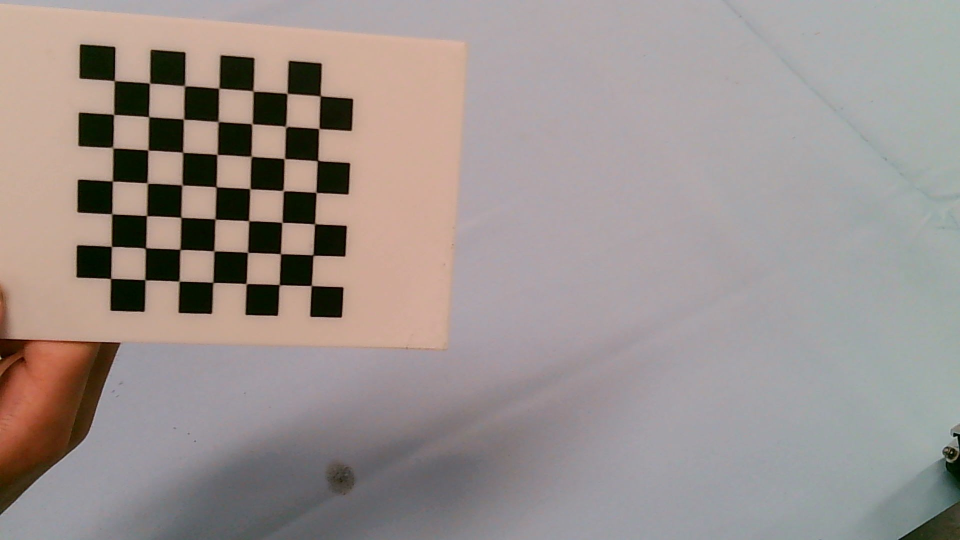
#> input picture calibration_images/WIN_20240901_13_20_03_Pro.jpg, 1920 x 1080 px (shown at 1/2 size); its folder holds 4 pictures in this run
$ python camera_calibration.py
#> lines starting #> are read from the running program, lines starting #| are printed output that depends on the picture; after the words box and inside, x2 and y2 are one past the last pixel; in counts of white or black regions, pixels touching at a corner belong together
import numpy as np
import cv2
import glob
import time

workingdir = "/USTC/RoboGame/cv"
savedir = "cam_data/"

criteria = (cv2.TERM_CRITERIA_EPS + cv2.TERM_CRITERIA_MAX_ITER, 30, 0.001)

objp = np.zeros((7 * 7, 3), np.float32)
objp[ :, :2] = np.mgrid[0:7, 0:7].T.reshape(-1, 2)*10

objpoints = []
imgpoints = []
images = glob.glob("calibration_images/*.jpg")

win_name="Verify"
cv2.namedWindow(win_name, cv2.WND_PROP_FULLSCREEN)
cv2.setWindowProperty(win_name,cv2.WND_PROP_FULLSCREEN,cv2.WINDOW_FULLSCREEN)

for fname in images:
    img = cv2.imread(fname)
#> img is the input picture: shape (1080, 1920, 3); mean B, G, R 142.5, 145.8, 155.5
    print(fname)
    gray_img = cv2.cvtColor(img, cv2.COLOR_BGR2GRAY)
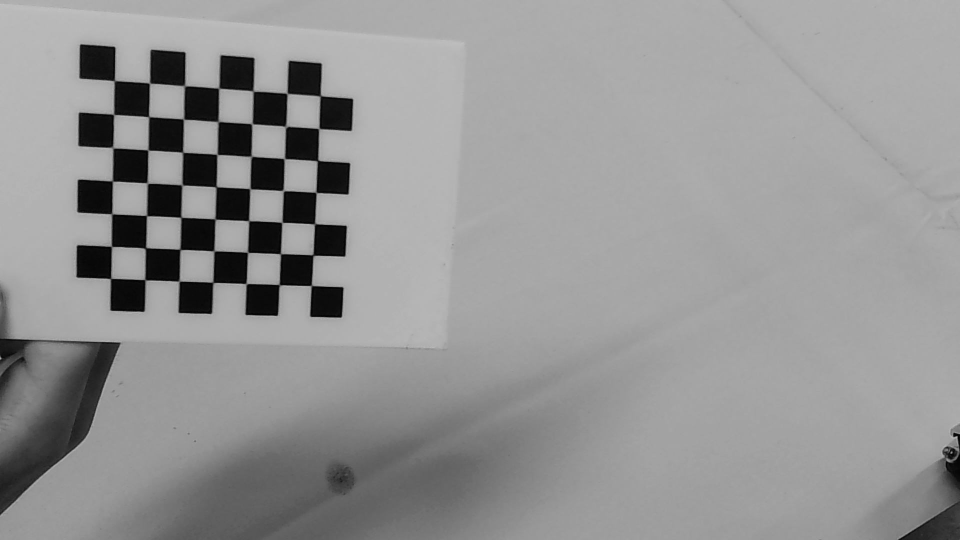
#> gray_img: shape (1080, 1920) (shown at 1/2 size); min 0, max 197, mean 148.4

    ret, corners = cv2.findChessboardCorners(gray_img, (7, 7), None)
#> ret = True; corners = 49 rows, first 8: [229.5, 161], [299, 166], [368.5, 172.5], [437.5, 175.5], [506.5, 181], [574.1, 186.6], [640.5, 191.5], [228, 228.5]
    if ret:
        objpoints.append(objp)
        corners2 = cv2.cornerSubPix(gray_img, corners, (11, 11), (-1, -1), criteria)
#> corners2 = 49 rows, first 8: [228.8, 161.9], [299.3, 166.7], [369.4, 172.2], [437.7, 176.9], [506.5, 182.8], [574.6, 187.3], [641.2, 192.1], [227.6, 229.3]
        imgpoints.append(corners2)

        cv2.drawChessboardCorners(img, (7, 7), corners2, ret)
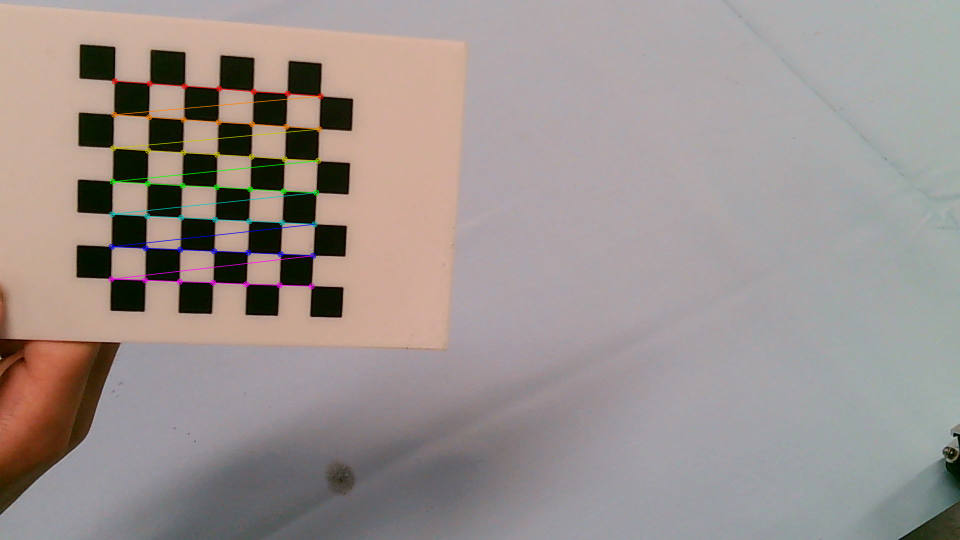
#> img: shape (1080, 1920, 3) (shown at 1/2 size); 0.96% of pixels changed, all inside (x1, y1, x2, y2) = (216, 156, 648, 579)
        cv2.imshow(win_name, img)
        cv2.waitKey(500)
#> pass 2 of the loop `for fname in images:`:
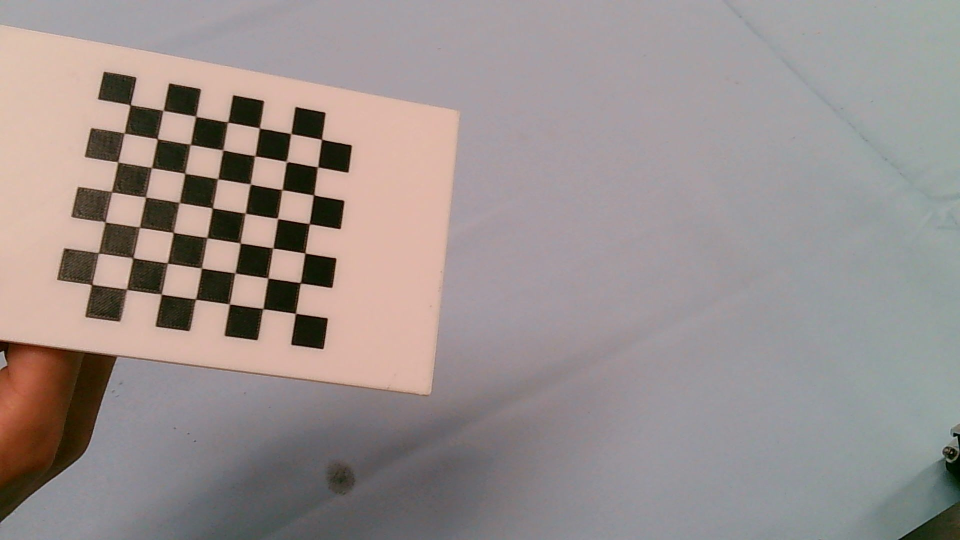
#> input picture calibration_images/WIN_20240901_13_20_05_Pro.jpg, 1920 x 1080 px (shown at 1/2 size)
#> img is the input picture: shape (1080, 1920, 3); mean B, G, R 141.9, 144.1, 153.8
#> `gray_img = cv2.cvtColor(img, cv2.COLOR_BGR2GRAY)`:
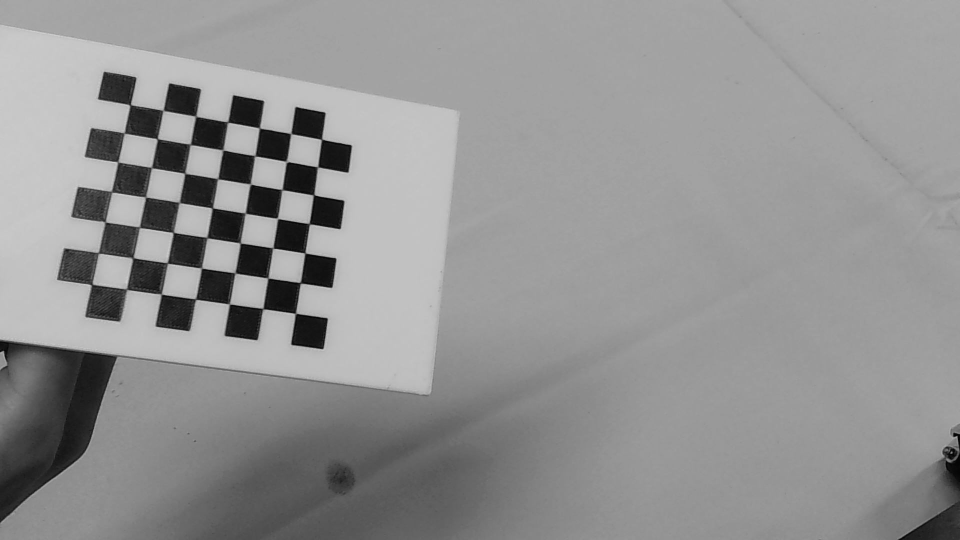
#> gray_img: shape (1080, 1920) (shown at 1/2 size); min 1, max 219, mean 146.7
#> corners = 49 rows, first 8: [261.2, 210.2], [324.8, 221], [392, 233], [456, 244.5], [519, 256], [582.5, 267], [643.7, 279.3], [248.8, 266.5]
#> corners2 = 49 rows, first 8: [260.5, 210], [326.4, 221.3], [391.8, 233.1], [455.6, 244.5], [519.2, 256.4], [582.1, 267.8], [643.6, 278.9], [248.9, 266.7]
#> `cv2.drawChessboardCorners(img, (7, 7), corners2, ret)`:
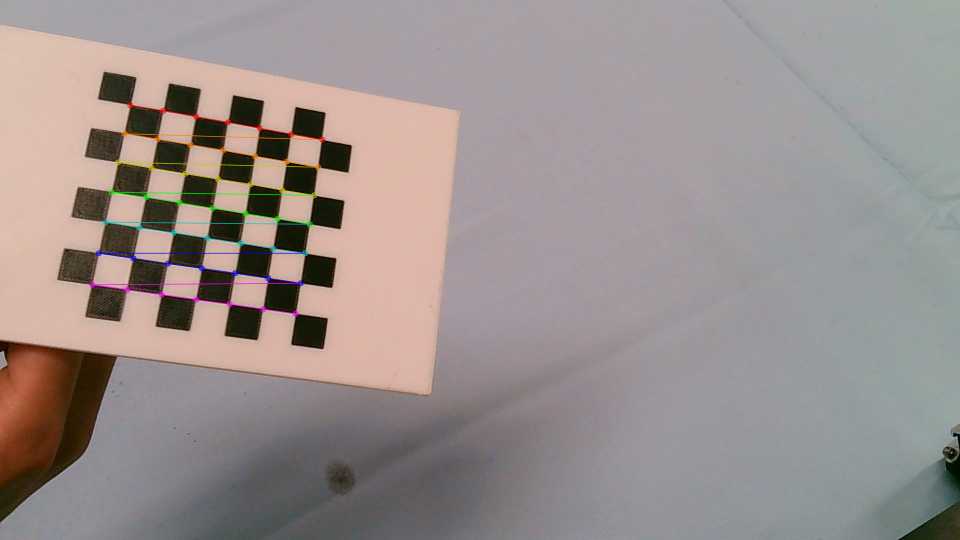
#> img: shape (1080, 1920, 3) (shown at 1/2 size); 0.94% of pixels changed, all inside (x1, y1, x2, y2) = (178, 204, 651, 634)
#> pass 3 of the loop `for fname in images:`:
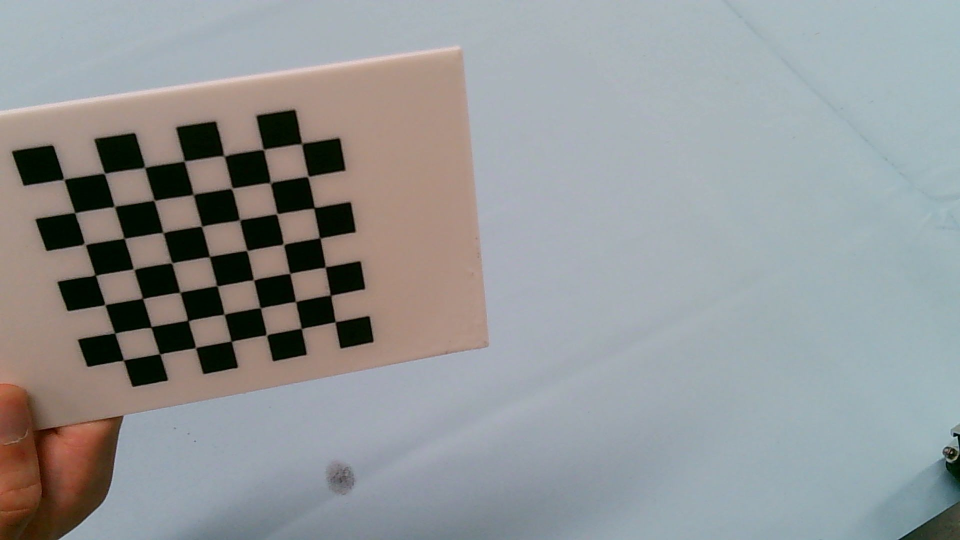
#> input picture calibration_images/WIN_20240901_13_20_07_Pro.jpg, 1920 x 1080 px (shown at 1/2 size)
#> img is the input picture: shape (1080, 1920, 3); mean B, G, R 151.1, 150, 147.3
#> `gray_img = cv2.cvtColor(img, cv2.COLOR_BGR2GRAY)`:
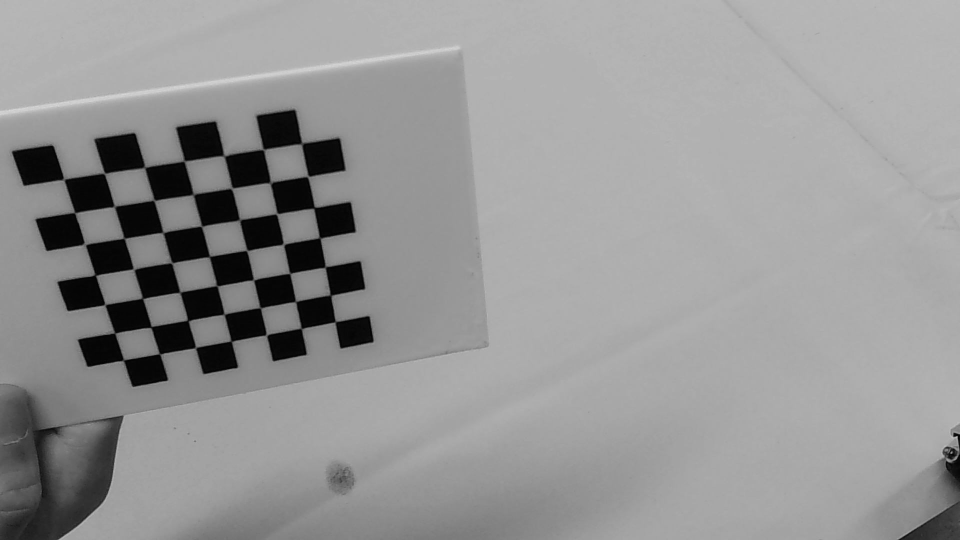
#> gray_img: shape (1080, 1920) (shown at 1/2 size); min 0, max 221, mean 149.3
#> ret = False; corners = None
#> the loop made 4 passes; the first 3 are shown

cv2.destroyAllWindows()

img1 = cv2.imread("img1.jpg")

print("start calibration")
ret, cam_mtx, dist, rvecs, tvecs = cv2.calibrateCamera(objpoints, imgpoints, gray_img.shape[ : :-1], None, None)

print("cam_mtx")
print(cam_mtx)
np.save(savedir + "cam_mtx.npy", cam_mtx)

print("dist")
print(dist)
np.save(savedir + "dist.npy", dist)


#> (the run stopped early here; a loop or call above may not have finished)
